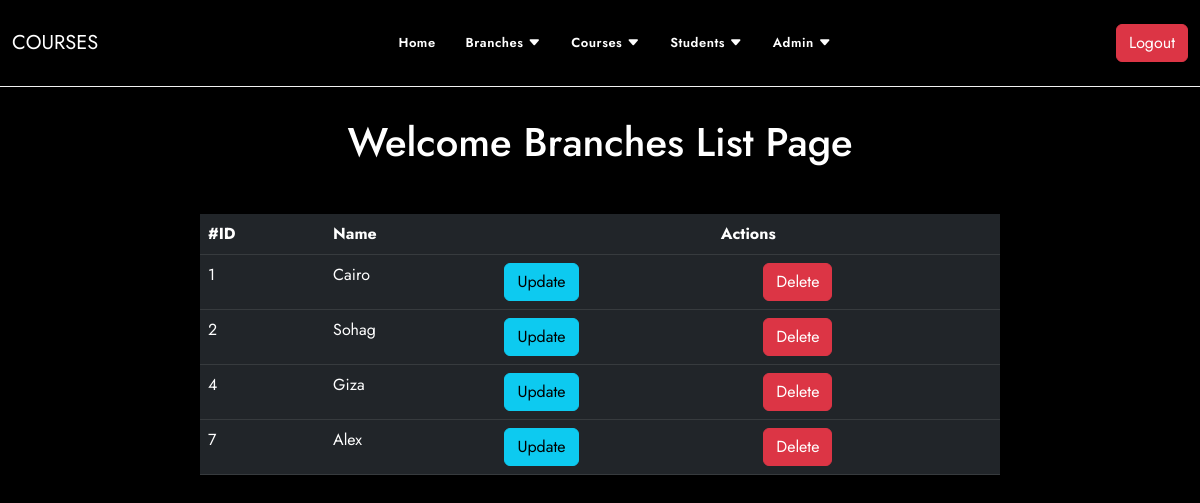
Page /branches/list.php (signed in) on the committed database.
### tables this page shows
CREATE TABLE `branches` (
  `id` int(11) NOT NULL,
  `name` varchar(200) DEFAULT NULL
);

### general/database.php (called while the page is built, shortened)
<?php
$connection = mysqli_connect("localhost", "root", "", "course-system");
$select = "SELECT * from `branches`";
$showbranch = mysqli_query($connection, $select);

### branches/list.php (the view, shortened to what this page needs)
<?php
include('../shared/navbar.php');
include('../general/database.php');
?>
<section class="branches p-70">
    <h1 class="text-center mt-5"> Welcome Branches List Page </h1>
    <div class="container col-md-8 mt-5 p-0 mt-5 " enctype="multipart/form-data">
        <table class="table table-dark">
            <thead class="">
                <tr>
                    <th scope="col">#ID</th>
                    <th scope="col">Name</th>
                    <th scope="col" colspan="2" class="text-center">Actions</th>
                </tr>
            </thead>
            <tbody>
                <?php foreach ($showbranch as $data) { ?>
                    <tr>
                        <td><?= $data["id"] ?></td>
                        <td><?= $data["name"] ?></td>
                        <td>
                            <?php $updateurl = 'update.php?id=' . $data['id']; ?>
                            <a class='btn btn-info' name='update-dep-btn' href="<?= $updateurl ?>">update</a>
                        </td>
                        <td>
                            <?php $delurl = 'delete.php?id=' . $data['id']; ?>
                            <a class='btn btn-danger' name='del-dep-btn' href="<?= $delurl ?>">delete</a>
                        </td>
                    </tr>
                <?php } ?>
            </tbody>
        </table>
    </div>
</section>
<?php
include('../shared/footer.php');
?>

### assets/css/main.css (style rules this page uses)
h1 { text-align: center; }
body { font-family: 'Jost', sans-serif !important; background-color: #000; color: white; text-transform: capitalize; }
.p-70 { padding: 70px 0; }
.table { border-radius: 20px 40px !important; background: #f1f1f1 !important; }

### rows in the picture
branches: id "1", name "Cairo"
branches: id "2", name "Sohag"
branches: id "4", name "Giza"
branches: id "7", name "Alex"
